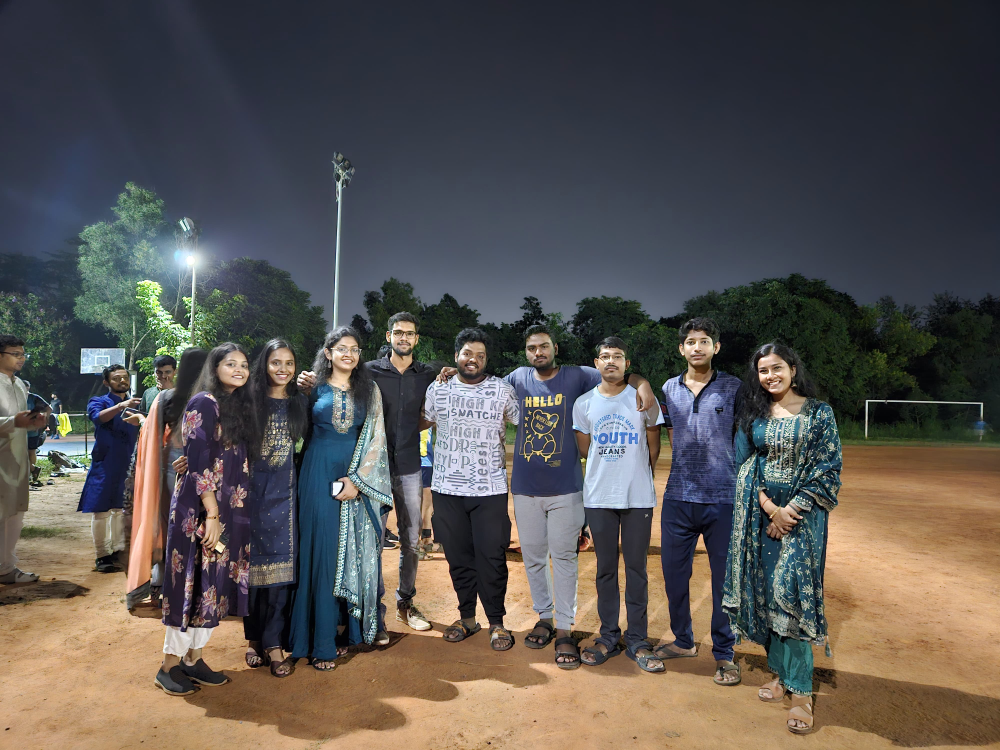
#> input picture HOGvsHAAR/1.jpg, 4000 x 3000 px (shown at 1/4 size)
$ python test.py
#> lines starting #> are read from the running program, lines starting #| are printed output that depends on the picture; after the words box and inside, x2 and y2 are one past the last pixel; in counts of white or black regions, pixels touching at a corner belong together
#> further down, image1 is the input picture: shape (3000, 4000, 3); mean B, G, R 81.5, 84.1, 88
import cv2

def rescaleFrame(frame, scale = 0.2):
    # works for images, videos and live video
#> called with scale = 0.2
    width = int(frame.shape[1] * scale)
#> width = 800
    height = int(frame.shape[0] * scale)
#> height = 600
    dimensions = (width, height)
#> dimensions = (800, 600)
    return cv2.resize(frame, dimensions, interpolation=cv2.INTER_AREA)
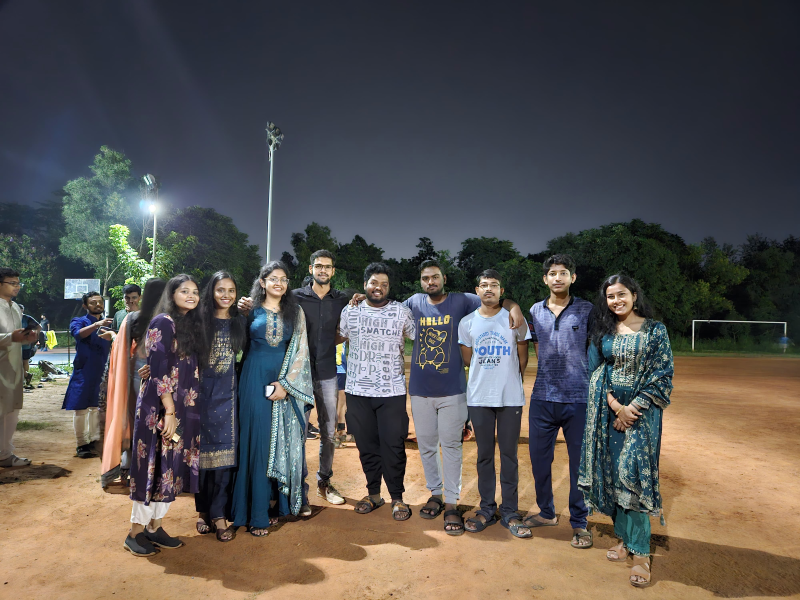
#> returned value: shape (600, 800, 3); mean of channels 0, 1, 2 81.5, 84.1, 88; drawn as B, G, R

# Load Haar Cascade classifier
haar_cascade = cv2.CascadeClassifier(cv2.data.haarcascades + "haarcascade_frontalface_default.xml")

# Initialize the HOG face detector
hog_face_detector = cv2.HOGDescriptor()
hog_face_detector.setSVMDetector(cv2.HOGDescriptor_getDefaultPeopleDetector())

# Load the image
image_path = '1.jpg'  # Change this to the path of your image
image1 = cv2.imread(image_path)
image = rescaleFrame(image1)

if image is None:
    print("Error: Could not load image.")
    exit()

# Convert the image to grayscale for Haar Cascade
gray = cv2.cvtColor(image, cv2.COLOR_BGR2GRAY)
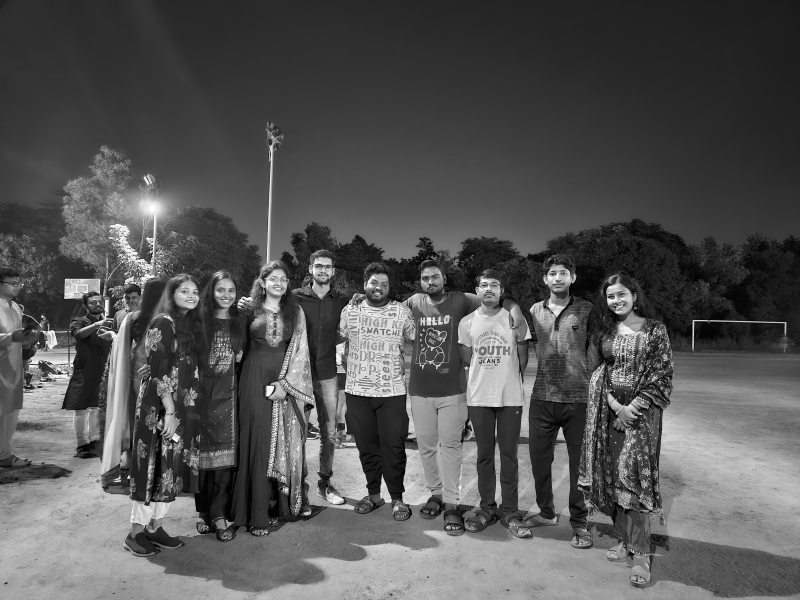
#> gray: shape (600, 800); min 1, max 255, mean 85

# Haar Cascade Detection
haar_faces = haar_cascade.detectMultiScale(gray, scaleFactor=1.1, minNeighbors=5)
#> haar_faces = [[310, 256, 27, 27], [543, 262, 31, 31], [265, 270, 26, 26], [417, 267, 28, 28], [474, 273, 30, 30], [212, 280, 28, 28], [176, 282, 28, 28], [601, 283, 31, 31]]
for (x, y, w, h) in haar_faces:
    confidence_haar = (w * h) / (image.shape[0] * image.shape[1]) * 100
    cv2.rectangle(image, (x, y), (x + w, y + h), (255, 0, 0), 2)
    cv2.putText(image, f'Haar: {confidence_haar:.2f}%', (x, y - 10), cv2.FONT_HERSHEY_SIMPLEX, 0.6, (255, 0, 0), 2)
#> this loop made 8 passes
#> (x, y, w, h, confidence_haar) on passes 1 to 8: (310, 256, 27, 27, 0.152), (543, 262, 31, 31, 0.2), (265, 270, 26, 26, 0.141), (417, 267, 28, 28, 0.163), (474, 273, 30, 30, 0.188), (212, 280, 28, 28, 0.163), (176, 282, 28, 28, 0.163), (601, 283, 31, 31, 0.2)
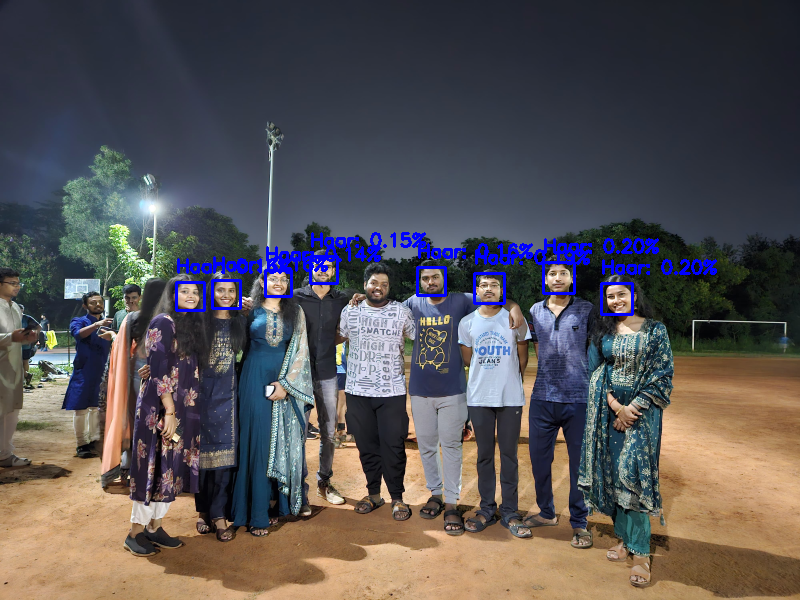
#> image: shape (600, 800, 3); 1.74% of pixels changed, all inside (x1, y1, x2, y2) = (175, 232, 717, 316)

# HOG Detection (Using OpenCV's HOGDescriptor)
# Detect faces using HOG
boxes, weights = hog_face_detector.detectMultiScale(image, winStride=(8, 8), padding=(8, 8), scale=1.05)
#> boxes = [[106, 349, 89, 178], [36, 284, 98, 196], [408, 246, 168, 336], [235, 214, 178, 356], [475, 239, 174, 347]]; weights = [0.253, 0.345, 2.19, 1.39, 1.36]

for (x, y, w, h) in boxes:
    confidence_hog = (w * h) / (image.shape[0] * image.shape[1]) * 100
    cv2.rectangle(image, (x, y), (x + w, y + h), (0, 255, 0), 2)
    cv2.putText(image, f'HOG: {confidence_hog:.2f}%', (x, y - 10), cv2.FONT_HERSHEY_SIMPLEX, 0.6, (0, 255, 0), 2)
#> this loop made 5 passes
#> (x, y, w, h, confidence_hog) on passes 1 to 5: (106, 349, 89, 178, 3.3), (36, 284, 98, 196, 4), (408, 246, 168, 336, 11.76), (235, 214, 178, 356, 13.2), (475, 239, 174, 347, 12.58)
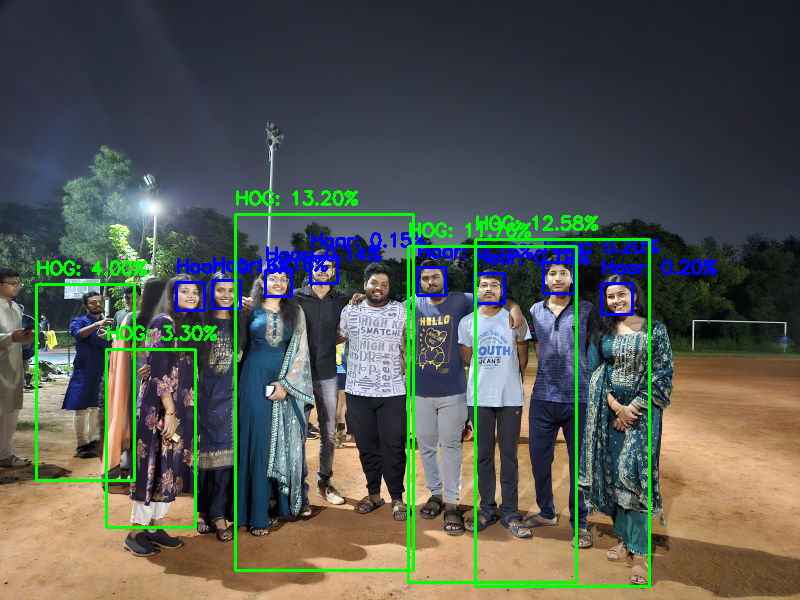
#> image: shape (600, 800, 3); 3.47% of pixels changed, all inside (x1, y1, x2, y2) = (35, 190, 651, 588)

# Display the image with both detection methods
cv2.imshow("HOG vs Haar Cascade Face Detection", image)

# Wait until a key is pressed and then close the image window
cv2.waitKey(0)
cv2.destroyAllWindows()
